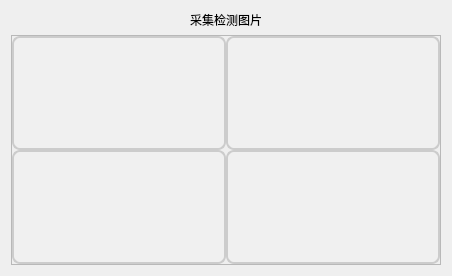
             <widget class="QWidget" name="page_2">
              <property name="styleSheet">
               <string notr="true">QLabel{
	font: 20px &quot;楷体&quot;;
}</string>
              </property>
              <layout class="QVBoxLayout" name="verticalLayout_4" stretch="1,10">
               <item>
                <widget class="QLabel" name="label_3">
                 <property name="styleSheet">
                  <string notr="true">QLabel#label_3{


}</string>
                 </property>
                 <property name="text">
                  <string>采集检测图片</string>
                 </property>
                 <property name="alignment">
                  <set>Qt::AlignCenter</set>
                 </property>
                </widget>
               </item>
               <item>
                <widget class="QFrame" name="frame_6">
                 <property name="frameShape">
                  <enum>QFrame::StyledPanel</enum>
                 </property>
                 <property name="frameShadow">
                  <enum>QFrame::Raised</enum>
                 </property>
                 <layout class="QGridLayout" name="gridLayout_5">
                  <property name="leftMargin">
                   <number>0</number>
                  </property>
                  <property name="topMargin">
                   <number>0</number>
                  </property>
                  <property name="rightMargin">
                   <number>0</number>
                  </property>
                  <property name="bottomMargin">
                   <number>0</number>
                  </property>
                  <property name="spacing">
                   <number>0</number>
                  </property>
                  <item row="0" column="0">
                   <widget class="QLabel" name="label_pic1">
                    <property name="sizePolicy">
                     <sizepolicy hsizetype="Preferred" vsizetype="Preferred">
                      <horstretch>0</horstretch>
                      <verstretch>0</verstretch>
                     </sizepolicy>
                    </property>
                    <property name="styleSheet">
                     <string notr="true">QLabel {
    /* 背景颜色 */
    background-color: #f0f0f0; /* 浅灰色背景 */
    
    /* 边框 */
    border: 2px solid #cccccc; /* 灰色边框，宽度2px */
    border-radius: 8px;        /* 圆角边框，半径8px */
    
    /* 字体 */
    font-size: 16px;           /* 字体大小 */
    font-family: &quot;Arial&quot;;      /* 字体类型 */
    color: #333333;            /* 文字颜色 */
    
    /* 内边距 */
    padding: 5px;              /* 控件内的填充距离 */
    
    /* 文本对齐 */
    text-align: center;        /* 文本居中对齐 */
    
    /* 阴影效果 */
    /* 注意：Qt 5.11 之后增加了对 CSS3 box-shadow 属性的支持 */
    /* 对于较老的Qt版本，可能需要使用自定义绘制 */
    box-shadow: 2px 2px 4px rgba(0, 0, 0, 0.1); /* 水平偏移、垂直偏移、模糊半径、颜色 */
    
    /* 最小尺寸 */
    min-width: 200px;          /* 最小宽度 */
    min-height: 100px;         /* 最小高度 */
    
    /* 其他样式 */
    selection-background-color: #66afe9; /* 选中文本的背景颜色 */
    selection-color: black;             /* 选中文本的颜色 */
}</string>
                    </property>
                    <property name="text">
                     <string/>
                    </property>
                    <property name="alignment">
                     <set>Qt::AlignCenter</set>
                    </property>
                   </widget>
                  </item>
                  <item row="0" column="1">
                   <widget class="QLabel" name="label_pic2">
                    <property name="sizePolicy">
                     <sizepolicy hsizetype="Preferred" vsizetype="Preferred">
                      <horstretch>0</horstretch>
                      <verstretch>0</verstretch>
                     </sizepolicy>
                    </property>
                    <property name="styleSheet">
                     <string notr="true">QLabel {
    /* 背景颜色 */
    background-color: #f0f0f0; /* 浅灰色背景 */
    
    /* 边框 */
    border: 2px solid #cccccc; /* 灰色边框，宽度2px */
    border-radius: 8px;        /* 圆角边框，半径8px */
    
    /* 字体 */
    font-size: 16px;           /* 字体大小 */
    font-family: &quot;Arial&quot;;      /* 字体类型 */
    color: #333333;            /* 文字颜色 */
    
    /* 内边距 */
    padding: 5px;              /* 控件内的填充距离 */
    
    /* 文本对齐 */
    text-align: center;        /* 文本居中对齐 */
    
    /* 阴影效果 */
    /* 注意：Qt 5.11 之后增加了对 CSS3 box-shadow 属性的支持 */
    /* 对于较老的Qt版本，可能需要使用自定义绘制 */
    box-shadow: 2px 2px 4px rgba(0, 0, 0, 0.1); /* 水平偏移、垂直偏移、模糊半径、颜色 */
    
    /* 最小尺寸 */
    min-width: 200px;          /* 最小宽度 */
    min-height: 100px;         /* 最小高度 */
    
    /* 其他样式 */
    selection-background-color: #66afe9; /* 选中文本的背景颜色 */
    selection-color: black;             /* 选中文本的颜色 */
}</string>
                    </property>
                    <property name="text">
                     <string/>
                    </property>
                    <property name="alignment">
                     <set>Qt::AlignCenter</set>
                    </property>
                   </widget>
                  </item>
                  <item row="1" column="0">
                   <widget class="QLabel" name="label_pic3">
                    <property name="sizePolicy">
                     <sizepolicy hsizetype="Preferred" vsizetype="Preferred">
                      <horstretch>0</horstretch>
                      <verstretch>0</verstretch>
                     </sizepolicy>
                    </property>
                    <property name="styleSheet">
                     <string notr="true">QLabel {
    /* 背景颜色 */
    background-color: #f0f0f0; /* 浅灰色背景 */
    
    /* 边框 */
    border: 2px solid #cccccc; /* 灰色边框，宽度2px */
    border-radius: 8px;        /* 圆角边框，半径8px */
    
    /* 字体 */
    font-size: 16px;           /* 字体大小 */
    font-family: &quot;Arial&quot;;      /* 字体类型 */
    color: #333333;            /* 文字颜色 */
    
    /* 内边距 */
    padding: 5px;              /* 控件内的填充距离 */
    
    /* 文本对齐 */
    text-align: center;        /* 文本居中对齐 */
    
    /* 阴影效果 */
    /* 注意：Qt 5.11 之后增加了对 CSS3 box-shadow 属性的支持 */
    /* 对于较老的Qt版本，可能需要使用自定义绘制 */
    box-shadow: 2px 2px 4px rgba(0, 0, 0, 0.1); /* 水平偏移、垂直偏移、模糊半径、颜色 */
    
    /* 最小尺寸 */
    min-width: 200px;          /* 最小宽度 */
    min-height: 100px;         /* 最小高度 */
    
    /* 其他样式 */
    selection-background-color: #66afe9; /* 选中文本的背景颜色 */
    selection-color: black;             /* 选中文本的颜色 */
}</string>
                    </property>
                    <property name="text">
                     <string/>
                    </property>
                    <property name="alignment">
                     <set>Qt::AlignCenter</set>
                    </property>
                   </widget>
                  </item>
                  <item row="1" column="1">
                   <widget class="QLabel" name="label_pic4">
                    <property name="sizePolicy">
                     <sizepolicy hsizetype="Preferred" vsizetype="Preferred">
                      <horstretch>0</horstretch>
                      <verstretch>0</verstretch>
                     </sizepolicy>
                    </property>
                    <property name="styleSheet">
                     <string notr="true">QLabel {
    /* 背景颜色 */
    background-color: #f0f0f0; /* 浅灰色背景 */
    
    /* 边框 */
    border: 2px solid #cccccc; /* 灰色边框，宽度2px */
    border-radius: 8px;        /* 圆角边框，半径8px */
    
    /* 字体 */
    font-size: 16px;           /* 字体大小 */
    font-family: &quot;Arial&quot;;      /* 字体类型 */
    color: #333333;            /* 文字颜色 */
    
    /* 内边距 */
    padding: 5px;              /* 控件内的填充距离 */
    
    /* 文本对齐 */
    text-align: center;        /* 文本居中对齐 */
    
    /* 阴影效果 */
    /* 注意：Qt 5.11 之后增加了对 CSS3 box-shadow 属性的支持 */
    /* 对于较老的Qt版本，可能需要使用自定义绘制 */
    box-shadow: 2px 2px 4px rgba(0, 0, 0, 0.1); /* 水平偏移、垂直偏移、模糊半径、颜色 */
    
    /* 最小尺寸 */
    min-width: 200px;          /* 最小宽度 */
    min-height: 100px;         /* 最小高度 */
    
    /* 其他样式 */
    selection-background-color: #66afe9; /* 选中文本的背景颜色 */
    selection-color: black;             /* 选中文本的颜色 */
}</string>
                    </property>
                    <property name="text">
                     <string/>
                    </property>
                    <property name="alignment">
                     <set>Qt::AlignCenter</set>
                    </property>
                   </widget>
                  </item>
                 </layout>
                </widget>
               </item>
              </layout>
             </widget>
